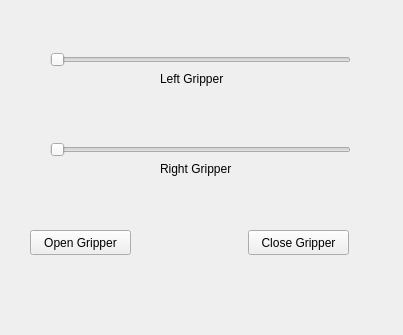
<?xml version="1.0" encoding="UTF-8"?>
<ui version="4.0">
 <class>Form</class>
 <widget class="QWidget" name="Form">
  <property name="geometry">
   <rect>
    <x>0</x>
    <y>0</y>
    <width>403</width>
    <height>335</height>
   </rect>
  </property>
  <property name="windowTitle">
   <string>Turtlebot3 Gripper Controller</string>
  </property>
  <widget class="QSlider" name="horizontalSlider">
   <property name="geometry">
    <rect>
     <x>50</x>
     <y>50</y>
     <width>301</width>
     <height>20</height>
    </rect>
   </property>
   <property name="maximum">
    <number>180</number>
   </property>
   <property name="orientation">
    <enum>Qt::Horizontal</enum>
   </property>
  </widget>
  <widget class="QSlider" name="horizontalSlider_2">
   <property name="geometry">
    <rect>
     <x>50</x>
     <y>140</y>
     <width>301</width>
     <height>20</height>
    </rect>
   </property>
   <property name="maximum">
    <number>180</number>
   </property>
   <property name="orientation">
    <enum>Qt::Horizontal</enum>
   </property>
  </widget>
  <widget class="QPushButton" name="pushButton">
   <property name="geometry">
    <rect>
     <x>30</x>
     <y>230</y>
     <width>101</width>
     <height>25</height>
    </rect>
   </property>
   <property name="text">
    <string>Open Gripper</string>
   </property>
  </widget>
  <widget class="QPushButton" name="pushButton_2">
   <property name="geometry">
    <rect>
     <x>248</x>
     <y>230</y>
     <width>101</width>
     <height>25</height>
    </rect>
   </property>
   <property name="text">
    <string>Close Gripper</string>
   </property>
  </widget>
  <widget class="QLabel" name="label">
   <property name="geometry">
    <rect>
     <x>160</x>
     <y>70</y>
     <width>81</width>
     <height>17</height>
    </rect>
   </property>
   <property name="text">
    <string>Left Gripper</string>
   </property>
  </widget>
  <widget class="QLabel" name="label_2">
   <property name="geometry">
    <rect>
     <x>160</x>
     <y>160</y>
     <width>91</width>
     <height>17</height>
    </rect>
   </property>
   <property name="text">
    <string>Right Gripper</string>
   </property>
  </widget>
 </widget>
 <resources/>
 <connections/>
</ui>
